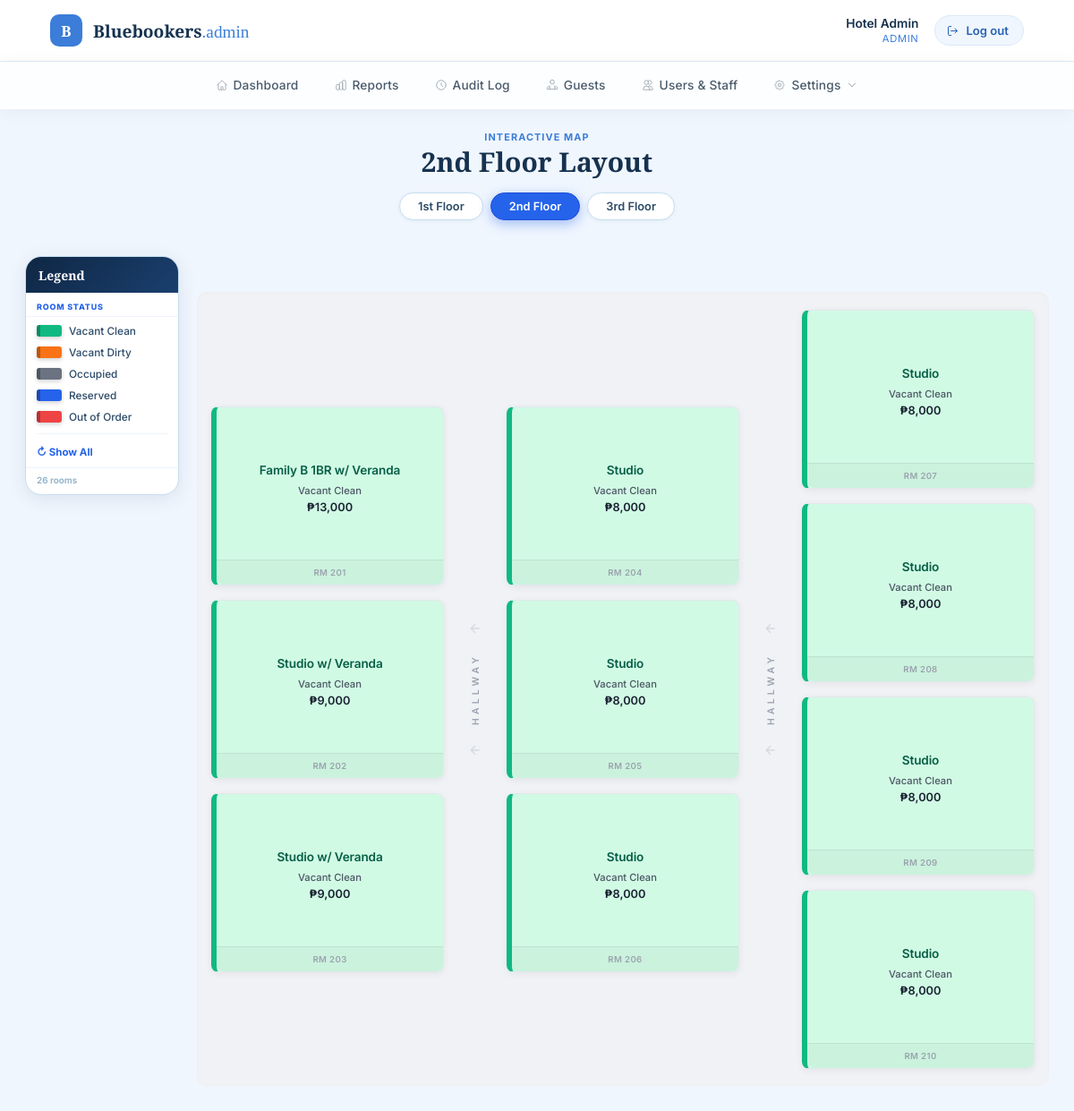
The app's page /admin/layout_2nd_floor.php (signed in) with its own data.
### tables this page shows
CREATE TABLE IF NOT EXISTS rooms (
  id                 INT AUTO_INCREMENT PRIMARY KEY,
  branch             VARCHAR(50) NOT NULL,
  room_number        VARCHAR(20) NOT NULL,
  room_type          VARCHAR(100) NOT NULL,
  price_per_night    DECIMAL(10,2) NOT NULL DEFAULT 0,
  room_status        ENUM('available','occupied','reserved','maintenance') NOT NULL DEFAULT 'available',
  cleaning_status    VARCHAR(40) NOT NULL DEFAULT 'Clean',
  maintenance_status VARCHAR(40) NOT NULL DEFAULT 'Cleared',
  last_occupancy     DATE NULL,
  staff_notes        TEXT NULL,
  UNIQUE KEY branch_room (branch, room_number)
);

### config.php (called while the page is built, shortened)
<?php
function bb_db()
{
    static $pdo = null;
    if ($pdo === null) {
        try {
            $pdo = new PDO(
                'mysql:host=' . BB_DB_HOST . ';dbname=' . BB_DB_NAME . ';charset=utf8mb4',
                BB_DB_USER,
                BB_DB_PASS,
                [
                    PDO::ATTR_ERRMODE => PDO::ERRMODE_EXCEPTION,
                    PDO::ATTR_DEFAULT_FETCH_MODE => PDO::FETCH_ASSOC,
                ]
            );
        } catch (PDOException $e) {
            error_log('DB connection failed: ' . $e->getMessage());
            http_response_code(500);
            exit('Database connection failed. Make sure MySQL is running in XAMPP (XAMPP Control Panel -> Start next to MySQL) and that you\'ve imported schema.sql in phpMyAdmin to create the "bluebookers" database.');
        }
    }
    return $pdo;
}
function bb_is_logged_in()
{
    return !empty($_SESSION['logged_in']);
}
function bb_current_role()
{
    return isset($_SESSION['role']) ? $_SESSION['role'] : null;
}
function bb_is_admin()
{
    return bb_is_logged_in() && bb_current_role() === BB_ROLE_ADMIN;
}

### db.php (called while the page is built, shortened)
<?php
function db_list_rooms_by_branch($branch)
{
    $stmt = bb_db()->prepare('SELECT * FROM rooms WHERE branch = ? ORDER BY room_number ASC');
    $stmt->execute([$branch]);
    return $stmt->fetchAll();
}

### admin/layout_2nd_floor.php (the view, shortened to what this page needs)
<?php
require_once __DIR__ . '/../config.php';
require_once __DIR__ . '/../db.php';
$branch = $_GET['branch'] ?? 'mtv';
$rooms = db_list_rooms_by_branch('mtv');
$reservationsByRoom = [];
function rl_active_res($list) {
    return null;
}
function rl_dates($ci, $co, $status, $dirty) {
    if ($status === 'available') return $dirty ? 'Vacant Dirty' : 'Vacant Clean';
    return '';
}
function rl_room_data($room, $activeRes, $rooms = []) {
    return [
        'id'                 => $room['id'],
        'number'             => $room['room_number'],
        'type_main'          => $room['room_type'],
        'type_sub'           => '',
        'status'             => $room['room_status'],
        'price'              => $room['price_per_night'],
        'guest_name'         => ($activeRes && $room['room_status'] !== 'available') ? $activeRes['guest_full_name'] : '',
        'check_in'           => $activeRes ? $activeRes['check_in']       : '',
        'check_out'          => $activeRes ? $activeRes['check_out']      : '',
        'phone'              => $activeRes ? $activeRes['contact_number'] : '',
        'email'              => $activeRes ? $activeRes['email']          : '',
        'pax'                => $activeRes ? $activeRes['num_adults']     : '',
        'cleaning'           => $room['cleaning_status'],
        'maintenance_status' => $room['maintenance_status'],
        'last_occupancy'     => $room['last_occupancy'],
        'notes'              => $room['staff_notes'] ?? '',
        'is_dirty'           => $room['cleaning_status'] !== 'Clean',
    ];
}
function rl_card($room) {
    $dirty = ($room['status'] === 'available' && $room['is_dirty']) ? ' room-card--dirty' : '';
    $dates = htmlspecialchars(rl_dates($room['check_in'], $room['check_out'], $room['status'], $room['is_dirty']));
    return '<div class="room-card status-' . htmlspecialchars($room['status']) . $dirty . '"
         data-room-id="'        . htmlspecialchars($room['id'])                   . '"
         data-room-number="'    . htmlspecialchars($room['number'])               . '"
         data-status="'         . htmlspecialchars($room['status'])               . '"
         data-type-main="'      . htmlspecialchars($room['type_main'])            . '"
         data-type-sub="'       . htmlspecialchars($room['type_sub'])             . '"
         data-guest-name="'     . htmlspecialchars($room['guest_name'])           . '"
         data-check-in="'       . htmlspecialchars($room['check_in'])             . '"
         data-check-out="'      . htmlspecialchars($room['check_out'])            . '"
         data-price="'          . htmlspecialchars($room['price'])                . '"
         data-phone="'          . htmlspecialchars($room['phone'])                . '"
         data-email="'          . htmlspecialchars($room['email'])                . '"
         data-pax="'            . htmlspecialchars($room['pax'])                  . '"
         data-cleaning="'       . htmlspecialchars($room['cleaning'])             . '"
         data-maintenance="'    . htmlspecialchars($room['maintenance_status'])   . '"
         data-last-occupancy="' . htmlspecialchars($room['last_occupancy'] ?? '') . '"
         data-notes="'          . htmlspecialchars($room['notes'])                . '">
        <div class="rc-content">
            <h3 class="rc-title">'      . htmlspecialchars($room['type_main'])  . '</h3>
            <span class="rc-subtitle">' . htmlspecialchars($room['type_sub'])   . '</span>
            <div class="rc-dates">'     . $dates                                . '</div>
            <div class="rc-price">'     . ($room['price'] ? '₱' . number_format($room['price']) : '--') . '</div>
            <div class="rc-guest">'     . htmlspecialchars($room['guest_name']) . '</div>
        </div>
        <div class="rc-footer">RM ' . htmlspecialchars($room['number']) . '</div>
    </div>';
}
$legendItems = [
    ['key'=>'available',      'label'=>'Vacant Clean', 'color'=>'#10b981'],
    ['key'=>'needs_cleaning', 'label'=>'Vacant Dirty', 'color'=>'#f97316'],
    ['key'=>'occupied',       'label'=>'Occupied',     'color'=>'#6b7280'],
    ['key'=>'reserved',       'label'=>'Reserved',     'color'=>'#2563eb'],
    ['key'=>'maintenance',    'label'=>'Out of Order', 'color'=>'#ef4444'],
];
$leftRooms   = ['203','202','201'];
$middleRooms = ['206','205','204'];
$rightRooms  = ['210','209','208','207'];
$columns     = ['left' => [], 'middle' => [], 'right' => []];
foreach ($rooms as $room) {
    $num = $room['room_number'];
    $rd  = rl_room_data($room, rl_active_res($reservationsByRoom[$room['id']] ?? []), $rooms);
    if (in_array($num, $leftRooms, true))        $columns['left'][]   = $rd;
    elseif (in_array($num, $middleRooms, true))  $columns['middle'][] = $rd;
    elseif (in_array($num, $rightRooms, true))   $columns['right'][]  = $rd;
}
$hallwayLimit = 2;
$displayName = $_SESSION['full_name'] ?: $_SESSION['username'];
?>
<!DOCTYPE html>
<html lang="en">
<head>
<link rel="stylesheet" href="../assets/css/style.css">
<link rel="stylesheet" href="../assets/css/dashboard.css">
<link rel="stylesheet" href="../assets/css/layout.css">
<link rel="stylesheet" href="../assets/css/rl.css">
</head>
<body class="dashboard-body" data-admin="true">
<header class="topbar">
    <div class="topbar__brand">
        <span class="topbar__brand-mark">B</span>
        <span class="topbar__brand-name">Bluebookers<span class="topbar__brand-suffix">.admin</span></span>
    </div>
    <div class="topbar__right">
        <div class="topbar__user">
            <span class="topbar__user-name"><?= htmlspecialchars($displayName) ?></span>
            <span class="topbar__user-role"><?= bb_is_admin() ? 'Admin' : 'Staff' ?></span>
        </div>
        <a href="../logout.php" class="topbar__logout">
            <svg viewBox="0 0 24 24" fill="none"><path d="M9 4H6a2 2 0 0 0-2 2v12a2 2 0 0 0 2 2h3" stroke="currentColor" stroke-width="1.6" stroke-linecap="round" stroke-linejoin="round"/><path d="M16 16l4-4-4-4M20 12H9" stroke="currentColor" stroke-width="1.6" stroke-linecap="round" stroke-linejoin="round"/></svg>
            <span>Log out</span>
        </a>
    </div>
</header>
<?php include __DIR__ . '/includes/property_navbar.php'; ?>
<div class="rl-heading">
    <p class="rl-eyebrow">Interactive Map</p>
    <h1 class="rl-title">2nd Floor Layout</h1>
    <div class="rl-floor-switch">
        <a href="layout_1st_floor.php?branch=<?= urlencode($branch) ?>" class="rl-floor-btn">1st Floor</a>
        <a href="layout_2nd_floor.php?branch=<?= urlencode($branch) ?>" class="rl-floor-btn is-active">2nd Floor</a>
        <a href="layout.php?branch=<?= urlencode($branch) ?>" class="rl-floor-btn">3rd Floor</a>
    </div>
</div>
<div class="rl-page">
        <aside class="rl-sidebar" id="rlSidebar">
        <div class="rl-sidebar__inner">
        <div class="rl-sidebar__head">Legend</div>
        <div class="rl-legend-group-label">Room Status</div>
        <?php foreach ($legendItems as $item): ?>
        <div class="rl-legend-item" data-rl-filter="<?= $item['key'] ?>">
            <span class="rl-legend-swatch rl-legend-swatch--<?= $item['key'] ?>"></span>
            <span><?= $item['label'] ?></span>
        </div>
        <?php endforeach; ?>
        <div class="rl-legend-divider"></div>
        <div class="rl-legend-showall" data-rl-filter="all">&#8635; Show All</div>
        <div class="rl-sidebar__footer" id="rlCount"><?= count($rooms) ?> rooms</div>
        </div>
    </aside>
    <main class="rl-main">
        <?php if (empty($rooms)): ?>
            <p style="color:#8dafc8;padding:24px 0;">No rooms configured for this floor.</p>
        <?php else: ?>
        <div class="rl-floor-plan elegant-floor-container">
            <?php $ci = 0; foreach ($columns as $cols): ?>
                <div class="ef-room-col">
                    <?php foreach ($cols as $room): echo rl_card($room); endforeach; ?>
                </div>
                <?php if ($ci < $hallwayLimit): ?>
                <div class="ef-zone ef-zone--hallway">
                    <svg class="ef-arrow ef-up" viewBox="0 0 24 24" fill="none" stroke="currentColor" stroke-width="2"><path d="M12 19V5M5 12l7-7 7 7"/></svg>
                    <span class="ef-vertical-text ef-up">HALLWAY</span>
                    <svg class="ef-arrow ef-up" viewBox="0 0 24 24" fill="none" stroke="currentColor" stroke-width="2"><path d="M12 19V5M5 12l7-7 7 7"/></svg>
                </div>
                <?php endif; $ci++; endforeach; ?>
        </div>
        <?php endif; ?>
    </main>
</div>
</body>
</html>

### assets/css/style.css (style rules this page uses)
:root { --blue-50: #f0f6fe; --blue-100: #dceaf8; --blue-200: #b8d2ee; --blue-500: #3b7dd8; --blue-600: #3170c4; --blue-700: #2861b3; --blue-900: #16324f; --white: #ffffff; --gray-100: #f7f9fc; --gray-300: #d4dce6; --gray-500: #8a9aa8; --gray-700: #4a5b6b; --amber: #f0a857; --font-serif: 'Playfair Display', serif; --font-sans: 'Inter', sans-serif; --radius-lg: 20px; --radius-md: 12px; --radius-sm: 8px; --shadow-card: 0 12px 40px -12px rgba(28, 70, 130, 0.18); --shadow-btn: 0 8px 20px -6px rgba(59, 125, 216, 0.4); --ease-out: cubic-bezier(.16, 1, .3, 1); }
* { box-sizing: border-box; }
html, body { margin: 0; min-height: 100vh; font-family: var(--font-sans); color: var(--blue-900); background: var(--blue-50); overflow-x: hidden; }
img, svg { display: block; }

### assets/css/dashboard.css (style rules this page uses)
.dashboard-body { min-height: 100vh; display: flex; flex-direction: column; background: var(--blue-50); }
.topbar { background: var(--white); border-bottom: 1px solid var(--blue-100); display: flex; align-items: center; justify-content: space-between; padding: 16px clamp(20px, 5vw, 56px); box-shadow: 0 2px 8px rgba(0,0,0,0.04); }
.topbar__brand { display: flex; align-items: center; gap: 12px; }
.topbar__brand-mark { width: 36px; height: 36px; border-radius: 10px; background: var(--blue-500); color: var(--white); display: flex; align-items: center; justify-content: center; font-family: var(--font-serif); font-weight: 700; font-size: 1.05rem; flex-shrink: 0; }
.topbar__brand-name { font-family: var(--font-serif); font-weight: 600; font-size: 1.2rem; color: var(--blue-900); }
.topbar__brand-suffix { color: var(--blue-500); font-weight: 500; }
.topbar__right { display: flex; align-items: center; gap: 18px; }
.topbar__user { display: flex; flex-direction: column; align-items: flex-end; line-height: 1.25; }
.topbar__user-name { font-weight: 600; font-size: 0.86rem; color: var(--blue-900); }
.topbar__user-role { font-size: 0.7rem; text-transform: uppercase; letter-spacing: 0.06em; color: var(--blue-500); }
.topbar__logout { display: flex; align-items: center; gap: 7px; background: var(--blue-50); border: 1px solid var(--blue-100); border-radius: 999px; padding: 8px 16px 8px 12px; color: var(--blue-700); font-size: 0.82rem; font-weight: 600; text-decoration: none; transition: background 180ms var(--ease-out), color 180ms var(--ease-out), transform 180ms var(--ease-out); }
.topbar__logout svg { width: 15px; height: 15px; }

### records on screen
rooms: room_type "Family B 1BR w/ Veranda", room_status "Vacant Clean", price_per_night "13,000", room_number "201"
rooms: room_type "Studio w/ Veranda", room_status "Vacant Clean", price_per_night "9,000", room_number "202"
rooms: room_type "Studio w/ Veranda", room_status "Vacant Clean", price_per_night "9,000", room_number "203"
rooms: room_type "Studio", room_status "Vacant Clean", price_per_night "8,000", room_number "204"
rooms: room_type "Studio", room_status "Vacant Clean", price_per_night "8,000", room_number "205"
rooms: room_type "Studio", room_status "Vacant Clean", price_per_night "8,000", room_number "206"
rooms: room_type "Studio", room_status "Vacant Clean", price_per_night "8,000", room_number "207"
rooms: room_type "Studio", room_status "Vacant Clean", price_per_night "8,000", room_number "208"
rooms: room_type "Studio", room_status "Vacant Clean", price_per_night "8,000", room_number "209"
rooms: room_type "Studio", room_status "Vacant Clean", price_per_night "8,000", room_number "210"

### other values on screen
$displayName "Hotel Admin"
$item['label'] "Vacant Clean"
$item['label'] "Vacant Dirty"
$item['label'] "Occupied"
$item['label'] "Reserved"
$item['label'] "Out of Order"
count($rooms) "26"
